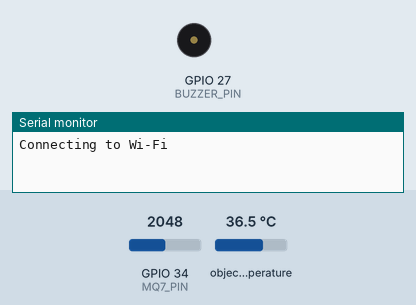
Bench run of a sketch on a simulated ESP32. Shown: buzzer (waves = sounding, pin HIGH), the last lines printed to the serial monitor. Inputs (shaded band) come from the test bench; at power-on: GPIO 34 (MQ7_PIN) = 2048, object temperature 36.5 °C. WiFi joins after 1.5 s; servers stay silent unless stated.

Above: at 0.1 s.
At 1.7 s:
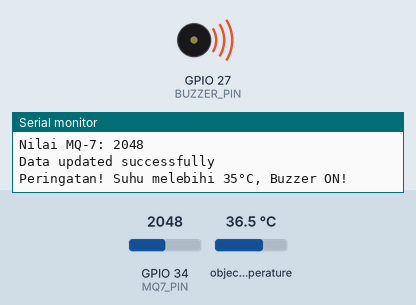
Timing chart, 0 to 3.2 s (numbered marks = the images above):
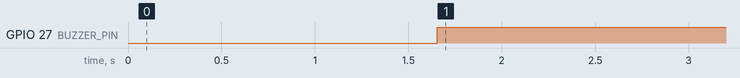

Measured:
- by itself, GPIO 27 (BUZZER_PIN): LOW → HIGH at 1.7 s

The sketch:

Sensor_Esp32_Doang.ino
```cpp
#include <Wire.h>
#include <Adafruit_MLX90614.h>
#include <Adafruit_MPU6050.h>
#include <Adafruit_Sensor.h>
#include <WiFi.h>
#include <FirebaseESP32.h>

// Replace with your network credentials
const char* ssid = "Cikua";
const char* password = "babanana";

// Replace with your Firebase project credentials
#define FIREBASE_HOST "firebasestorage.googleapis.com"
#define FIREBASE_AUTH "h0biMsta5bJEy4ninf3Q9wYcYxbXbO7yoE9DhvMK"

Adafruit_MLX90614 mlx = Adafruit_MLX90614();
Adafruit_MPU6050 mpu;

const int MQ7_PIN = 34;
const int BUZZER_PIN = 27;

FirebaseData firebaseData;
FirebaseJson json;

void setup() {
  Serial.begin(115200);
  while (!Serial);

  // Connect to Wi-Fi
  WiFi.begin(ssid, password);
  Serial.print("Connecting to Wi-Fi");
  while (WiFi.status() != WL_CONNECTED) {
    delay(500);
    Serial.print(".");
  }
  Serial.println();
  Serial.println("Connected to Wi-Fi");

  // Connect to Firebase
  Firebase.begin(FIREBASE_HOST, FIREBASE_AUTH);
  Firebase.reconnectWiFi(true);

  // Initialize MLX90614
  if (!mlx.begin()) {
    Serial.println("Gagal menemukan MLX90614. Periksa koneksi!");
    while (1);
  }

  // Initialize MPU6050
  if (!mpu.begin()) {
    Serial.println("Gagal menemukan MPU6050. Periksa koneksi!");
    while (1);
  }

  pinMode(MQ7_PIN, INPUT);
  pinMode(BUZZER_PIN, OUTPUT);

  Serial.println("Sistem Siap!");
}

void loop() {
  // Read temperature from MLX90614
  double suhu = mlx.readObjectTempC();
  Serial.print("Suhu MLX90614: ");
  Serial.print(suhu);
  Serial.println(" °C");

  // Read MQ-7 sensor value
  int nilaiMQ7 = analogRead(MQ7_PIN);
  Serial.print("Nilai MQ-7: ");
  Serial.println(nilaiMQ7);

  // Send data to Firebase
  json.set("/suhu", suhu);
  json.set("/nilaiMQ7", nilaiMQ7);

  if (Firebase.updateNode(firebaseData, "/sensorData", json)) {
    Serial.println("Data updated successfully");
  } else {
    Serial.print("Error updating data: ");
    Serial.println(firebaseData.errorReason());
  }

  // Check temperature and activate buzzer if necessary
  if (suhu > 35.0) {
    digitalWrite(BUZZER_PIN, HIGH);
    Serial.println("Peringatan! Suhu melebihi 35°C, Buzzer ON!");
  } else {
    digitalWrite(BUZZER_PIN, LOW);
  }

  delay(1000);
}
```
